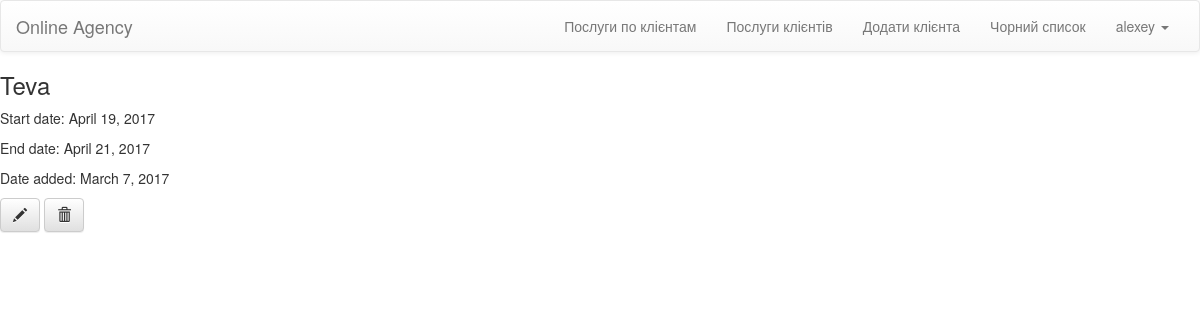
/briefs/1/ (signed in), run on the app's committed database.
### OnlineAgecy/models.py (models this page shows, shortened)
class MyUser(AbstractUser):
    client_id = models.ForeignKey(Client, null=True)

class Brief(models.Model):
    id = models.AutoField(primary_key=True)
    Date = models.DateField( max_length=100)
    Start_date = models.DateField(max_length=100)
    End_date = models.DateField(max_length=100)
    Client_id = models.ForeignKey(Client)

class Client(models.Model):
    id = models.AutoField(primary_key=True)
    Name = models.CharField(max_length=40)
    Registration_adress =models.CharField(max_length=200)
    Office_adress = models.CharField(max_length=200)
    Phone = models.CharField(max_length=24)
    Personal_Discount = models.IntegerField()
    Software = models.CharField(max_length=40)
    Mail = models.CharField(max_length=40)
    Payment_info = models.CharField(max_length=255)
    def __str__(self):
        return self.Name

### OnlineAgecy/views.py (the view)
# urls.py: url(r'^briefs/(?P<id>\d+)/$', views.brief_detail, name='brief_detail'),
@login_required(login_url="login/")
def brief_detail(request, id):
    brief = get_object_or_404(Brief, id=id)
    return render(request, 'briefs/brief_detail.html', {'brief': brief})

### templates/briefs/brief_detail.html
{% extends 'layouts/base.html' %}
{% block content %}
     <div class="Name">
     <H3>{{brief.Client_id}} </H3>
     </div>
     <p>Start date: {{brief.Start_date}}</p>
     <p>End date: {{brief.End_date}} </p>
     <p>Date added: {{brief.Date}}</p>
     <a class="btn btn-default" href="{% url 'brief_edit' id=brief.id %}"><span class="glyphicon glyphicon-pencil"></span></a>
    <a class="btn btn-default" href="{% url 'delete_brief' id=brief.id %}"><span class="glyphicon glyphicon-trash"></span></a>
{% endblock %}

### templates/layouts/base.html (shortened to what this page needs)
	{% load staticfiles %}
	<!DOCTYPE html>
	<html>
	<head>
        <link rel="stylesheet" href="{% static 'css/main.css' %}">
	    <link rel="stylesheet" href="//maxcdn.bootstrapcdn.com/bootstrap/3.2.0/css/bootstrap.min.css">
        <link rel="stylesheet" href="//maxcdn.bootstrapcdn.com/bootstrap/3.2.0/css/bootstrap-theme.min.css">
        <link rel="stylesheet" href="https://cdnjs.cloudflare.com/ajax/libs/bootstrap-datetimepicker/4.17.37/css/bootstrap-datetimepicker.min.css" />
    </head>
	<body>
	<nav class="navbar navbar-default">
	  <div class="container-fluid">
	    <div class="navbar-header">
	      <a class="navbar-brand" href="/">Online Agency</a>
	    </div>
	    <div class="collapse navbar-collapse" id="bs-example-navbar-collapse-1">
	      <ul class="nav navbar-nav navbar-right">
              {% for group in user.groups.all %}
                {% if group.name == 'manager' %}
                  <li><a href="{% url 'contracts_services'  %} ">Послуги по клієнтам</a></li>
                  <li><a href="{% url 'clients_services_count'  %} ">Послуги клієнтів</a></li>
                  <li><a href="{% url 'client_new'  %} ">Додати клієнта</a></li>
                  <li><a href="{% url 'fresh_clients' %} ">Чорний список</a></li>
                {% endif %}
              {% endfor %}
	        <li class="dropdown">
	          <a href="#" class="dropdown-toggle" data-toggle="dropdown" role="button" aria-expanded="false">{{ request.user.username }} <span class="caret"></span></a>
	        </li>
	      </ul>
	    </div>
	  </div>
	</nav>
    {% block content %}
    {% endblock %}
	</body>
	</html>

### data on the page
MyUser: user.username "alexey"
Brief: Client_id "Teva", Start_date "April 19, 2017", End_date "April 21, 2017", Date "March 7, 2017"
